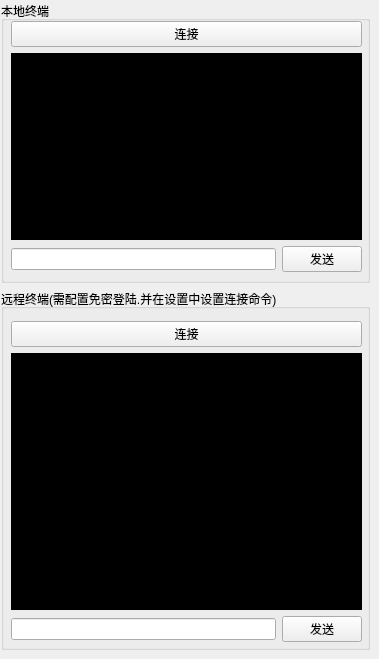
                  <widget class="QWidget" name="tab_2">
                   <attribute name="title">
                    <string>终端</string>
                   </attribute>
                   <widget class="QGroupBox" name="groupBox_5">
                    <property name="geometry">
                     <rect>
                      <x>1</x>
                      <y>1</y>
                      <width>369</width>
                      <height>282</height>
                     </rect>
                    </property>
                    <property name="title">
                     <string>本地终端</string>
                    </property>
                    <widget class="QWidget" name="layoutWidget_3">
                     <property name="geometry">
                      <rect>
                       <x>10</x>
                       <y>20</y>
                       <width>351</width>
                       <height>251</height>
                      </rect>
                     </property>
                     <layout class="QVBoxLayout" name="verticalLayout_7">
                      <item>
                       <widget class="QPushButton" name="pushButton_22">
                        <property name="text">
                         <string>连接</string>
                        </property>
                       </widget>
                      </item>
                      <item>
                       <widget class="QTextEdit" name="textEdit">
                        <property name="styleSheet">
                         <string notr="true">background-color:rgb(0, 0, 0);
color:rgb(238, 238, 236);</string>
                        </property>
                       </widget>
                      </item>
                      <item>
                       <layout class="QHBoxLayout" name="horizontalLayout_10">
                        <item>
                         <widget class="QLineEdit" name="lineEdit_6"/>
                        </item>
                        <item>
                         <widget class="QPushButton" name="pushButton_19">
                          <property name="text">
                           <string>发送</string>
                          </property>
                         </widget>
                        </item>
                       </layout>
                      </item>
                     </layout>
                    </widget>
                   </widget>
                   <widget class="QGroupBox" name="groupBox_7">
                    <property name="geometry">
                     <rect>
                      <x>1</x>
                      <y>289</y>
                      <width>369</width>
                      <height>361</height>
                     </rect>
                    </property>
                    <property name="title">
                     <string>远程终端(需配置免密登陆.并在设置中设置连接命令)</string>
                    </property>
                    <widget class="QWidget" name="layoutWidget_4">
                     <property name="geometry">
                      <rect>
                       <x>10</x>
                       <y>32</y>
                       <width>351</width>
                       <height>321</height>
                      </rect>
                     </property>
                     <layout class="QVBoxLayout" name="verticalLayout_6">
                      <item>
                       <layout class="QHBoxLayout" name="horizontalLayout_9">
                        <item>
                         <widget class="QPushButton" name="pushButton_20">
                          <property name="text">
                           <string>连接</string>
                          </property>
                         </widget>
                        </item>
                       </layout>
                      </item>
                      <item>
                       <widget class="QTextEdit" name="textEdit_2">
                        <property name="styleSheet">
                         <string notr="true">background-color:rgb(0, 0, 0);
color:rgb(238, 238, 236);</string>
                        </property>
                       </widget>
                      </item>
                      <item>
                       <layout class="QHBoxLayout" name="horizontalLayout_8">
                        <item>
                         <widget class="QLineEdit" name="lineEdit_8"/>
                        </item>
                        <item>
                         <widget class="QPushButton" name="pushButton_21">
                          <property name="text">
                           <string>发送</string>
                          </property>
                         </widget>
                        </item>
                       </layout>
                      </item>
                     </layout>
                    </widget>
                   </widget>
                  </widget>
